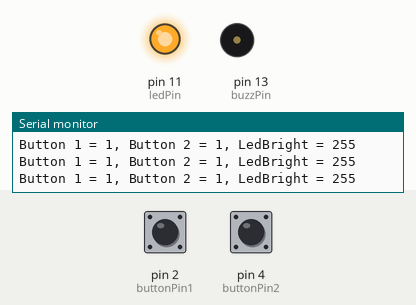
Recording of a sketch running on a simulated Arduino Uno, built with avr-gcc and run on an emulated ATmega328P. Shown: output pins drawn as LEDs (lit = HIGH), buzzer (waves = sounding, pin HIGH), the last lines printed to the serial monitor. The test bench sets the inputs (shaded band); at power-on: pin 2 (buttonPin1) HIGH, pin 4 (buttonPin2) HIGH.

Above: at 1.8 s.
1.9 s: pin 2 (buttonPin1) pulled LOW for 3.2 s
At 2.9 s:
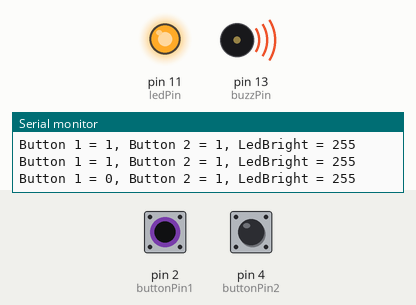
7.5 s: pin 4 (buttonPin2) pulled LOW for 0.6 s
At 9.1 s:
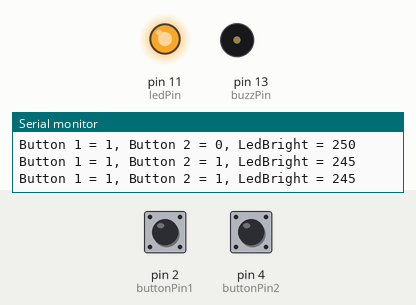
10.0 s: pin 2 (buttonPin1) pulled LOW for 3.2 s
At 11.9 s:
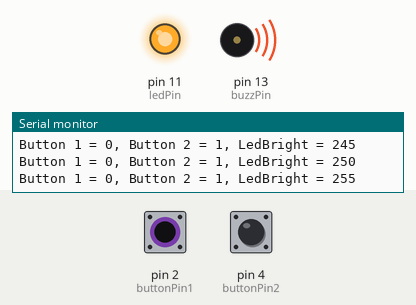
Timing chart, 0 to 15.5 s (numbered marks = the images above; inputs shaded):
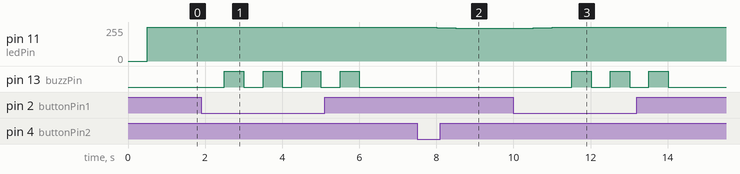

The sketch:

29-Push-Button-Dim-LED.ino
```cpp
/**
 * Lesson 29 - Push Button Dim LED

 Paul gave the task at the beginning of the video and I made my solution, I will attach it in the homework folder.

 The following code wil be Paul's.
 */

int buttonPin1 = 2;
int buttonPin2 = 4;
int buttonVal1;
int buttonVal2;

int dT = 500;

int ledPin = 11;
int ledBright = 255;

int buzzPin = 13;

void setup() {
  pinMode(buttonPin1,INPUT);
  pinMode(buttonPin2,INPUT);
  pinMode(ledPin,OUTPUT);
  pinMode(buzzPin,OUTPUT);
  Serial.begin(9600);

}

void loop() {
  buttonVal1 = digitalRead(buttonPin1);
  buttonVal2 = digitalRead(buttonPin2);

  Serial.print("Button 1 = ");
  Serial.print(buttonVal1);
  Serial.print(", Button 2 = ");
  Serial.print(buttonVal2);
  Serial.print(", LedBright = ");
  Serial.println(ledBright);

  delay(dT);
  if(buttonVal1==0){
    ledBright += 5;
  }
  if(buttonVal2==0){
    ledBright -= 5;
  }
  if(ledBright > 255){
    ledBright = 255;
    digitalWrite(buzzPin,HIGH);
    delay(dT);
    digitalWrite(buzzPin,LOW);
  }
  if(ledBright < 0){
    ledBright = 0;
    digitalWrite(buzzPin,HIGH);
    delay(dT);
    digitalWrite(buzzPin,LOW);
  }

  analogWrite(ledPin, ledBright);
}
```

Measured:
- after the input at 1.9 s, pin 13 (buzzPin): alternates HIGH for 0.50 s and LOW for 0.50 s, 8 changes in all, then stays LOW, starting after 0.60 s
- after the input at 7.5 s, pin 11 (ledPin): 255/255 → 250/255 after 0.51 s, → 245/255 0.50 s later
- after the input at 10.0 s, pin 11 (ledPin): 245/255 → 250/255 after 0.51 s, → 255/255 0.50 s later; pin 13 (buzzPin): alternates HIGH for 0.50 s and LOW for 0.50 s, 6 changes in all, then stays LOW, starting after 1.5 s
